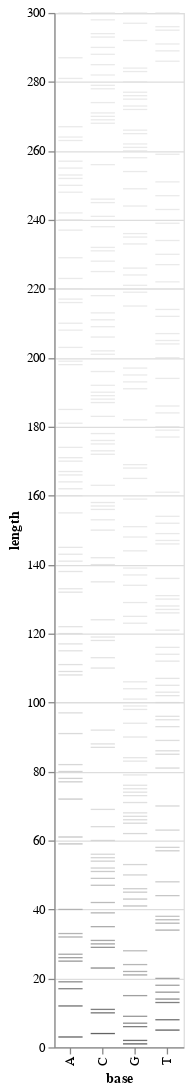

This figure's notebook cell:
### Code cell
import altair as alt
alt.Chart(data).mark_tick().encode(
    y = alt.Y('length:Q'),
    x = alt.X('base'),
    color=alt.Color('count:Q',legend=None,
                    scale=alt.Scale(scheme="greys"))
).properties(
    width=100,
    height=800)

### Figure 1 — Vega-Lite specification as saved in the notebook (floating-point values rounded to 4 significant figures; data arrays with more than 128 entries replaced by an {"elided": "..."} marker saying what was removed)
{"config": {"view": {"continuousWidth": 400, "continuousHeight": 300}}, "data": {"name": "data-765b7b79ea248ffc0b1389a464ad7a2d"}, "mark": "tick", "encoding": {"color": {"field": "count", "legend": null, "scale": {"scheme": "greys"}, "type": "quantitative"}, "x": {"field": "base", "type": "nominal"}, "y": {"field": "length", "type": "quantitative"}}, "height": 800, "width": 100, "$schema": "https://vega.github.io/schema/vega-lite/v4.17.0.json", "datasets": {"data-765b7b79ea248ffc0b1389a464ad7a2d": {"elided": "302 records"}}}
